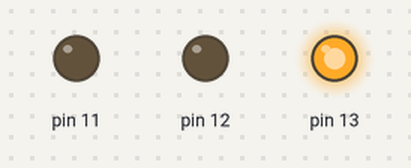
This sketch was run on a simulated Arduino Uno, built with avr-gcc and run on an emulated ATmega328P. Shown: output pins drawn as LEDs (lit = HIGH). What the sketch prints to the serial monitor is not drawn.

Above: at 0.1 s.
Timing chart, 0 to 1.6 s (numbered marks = the images above):
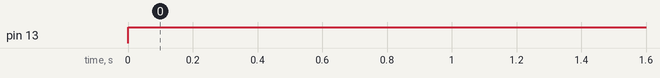

The sketch:

led_testing.ino
```cpp
float testing_temperature;

void setup() {
  // Start the serial monitor for the temperature.
  Serial.begin(9600);

  // Initialize the LEDs
  pinMode(13, OUTPUT);
  pinMode(12, OUTPUT);
  pinMode(11, OUTPUT);
}

void loop() {
  // Assign testing temperature.
  testing_temperature = 20;

  // Print the temperature.
  Serial.print(testing_temperature);
  Serial.println("° Celsius");

  // Code for turning on the desired LEDs

  // LED for the lowest temperature.
  if (testing_temperature >= 0 && testing_temperature < 25) {
    // Red LED
    digitalWrite(13, HIGH);

    // Turn off other LEDs
    digitalWrite(12, LOW);
    digitalWrite(11, LOW);
  }
  // LED for the middle temperature.
  else if (testing_temperature >= 25 && testing_temperature < 50) {
    // Green LED
    digitalWrite(12, HIGH);

    // Turn off other LEDs
    digitalWrite(13, LOW);
    digitalWrite(11, LOW);
  }
  // LED for the highest temperature.
  else if (testing_temperature >= 50 && testing_temperature < 75) {
    // Blue LED
    digitalWrite(11, HIGH);

    // Turn off other LEDs
    digitalWrite(13, LOW);
    digitalWrite(12, LOW);
  } else {
    // Turn off all LEDs if they do not fall within parameters.
    digitalWrite(13, LOW);
    digitalWrite(12, LOW);
    digitalWrite(11, LOW);
  }

  delay(500);
}
```

Measured:
- by itself, pin 13: LOW → HIGH at 0.00 s
